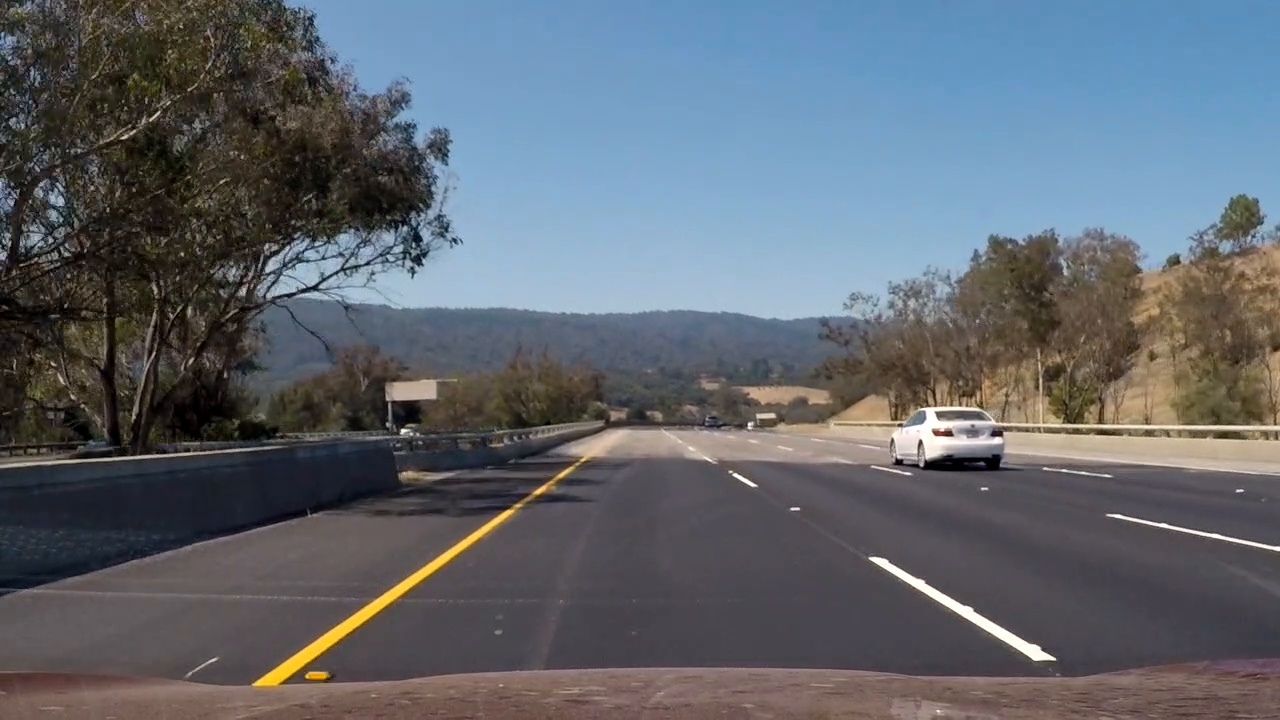
#> input picture test_images/project_video_21.12.jpg, 1280 x 720 px
$ python -i line_tracker.py   (imports and definitions only)   (older library calls are emulated)
#> lines starting #> are read from the running program, lines starting #| are printed output that depends on the picture
import numpy as np
import cv2
import math
import helper

# Define a class to receive the characteristics of each line detection
class Line():
    def __init__(self):
        # was the line detected in the last iteration?
        self.detected = False
        # x values of the last n fits of the line
        self.recent_xfitted = []
        # average x values of the fitted line over the last n iterations
        self.bestx = None
        # polynomial coefficients of the last n fits of the line
        self.recent_fitted = []
        # polynomial coefficients averaged over the last n iterations
        self.best_fit = None
        # polynomial coefficients for the most recent fit
        self.current_fit = [np.array([False])]
        # radius of curvature of the line in some units
        self.radius_of_curvature = None
        # distance in meters of vehicle center from the line
        self.line_base_pos = None
        # # difference in fit coefficients between last and new fits
        # self.diffs = np.array([0,0,0], dtype='float')
        # # x values for detected line pixels
        # self.allx = None
        # # y values for detected line pixels
        # self.ally = None

class LineTracker:
    def __init__(self):
        self.left_line = Line()
        self.right_line = Line()
        self.M = None
        self.Minv = None

    # [33 lines left out: function process, not called in this run]

    def color_and_gradient_filtering(self, img, verbose=0):
        # Convert to HLS color space and separate the S channel
#> called with verbose = 0
        hls = cv2.cvtColor(img, cv2.COLOR_RGB2HLS)
#> hls: shape (720, 1280, 3); mean of channels 0, 1, 2 80.8, 103, 55.5
        l_channel = hls[:,:,1]
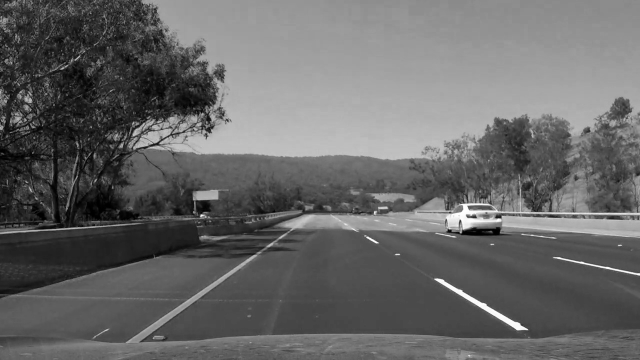
#> l_channel: shape (720, 1280) (shown at 1/2 size); min 0, max 255, mean 103
        s_channel = hls[:,:,2]
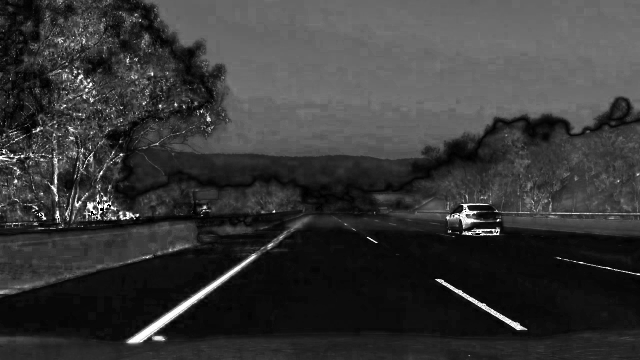
#> s_channel: shape (720, 1280) (shown at 1/2 size); min 0, max 255, mean 55.5

        # Grayscale image
        # NOTE: we already saw that standard grayscaling lost color information for the lane lines
        # Explore gradients in other colors spaces / color channels to see what might work better
        gray = cv2.cvtColor(img, cv2.COLOR_RGB2GRAY)

        # Sobel x
        sobelx = cv2.Sobel(gray, cv2.CV_64F, 1, 0) # Take the derivative in x
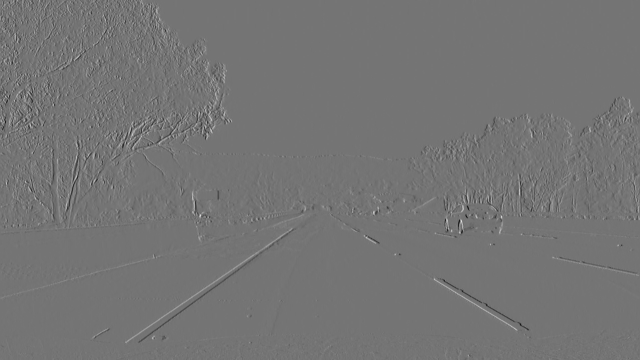
#> sobelx: shape (720, 1280) float64 (shown at 1/2 size); min -625, max 742, mean 0.4; drawn with min black and max white
        abs_sobelx = np.absolute(sobelx) # Absolute x derivative to accentuate lines away from horizontal
        scaled_sobelx = np.uint8(255 * abs_sobelx / np.max(abs_sobelx))

        # Threshold x gradient
        thresh_min = 20
        thresh_max = 100
        binary_sobelx = np.zeros_like(scaled_sobelx)
        binary_sobelx[(scaled_sobelx >= thresh_min) & (scaled_sobelx <= thresh_max)] = 1

        # Threshold color channel
        l_thresh_min = 0
        l_thresh_max = 80
        l_binary = np.zeros_like(l_channel)
        l_binary[(l_channel >= l_thresh_min) & (l_channel <= l_thresh_max)] = 1
        s_thresh_min = 190
        s_thresh_max = 235
        s_binary = np.zeros_like(s_channel)
        s_binary[(s_channel >= s_thresh_min) & (s_channel <= s_thresh_max)] = 1

        # Combine the two binary thresholds
        combined_binary = np.zeros_like(binary_sobelx)
        combined_binary[((l_binary == 0) & (s_binary == 1)) | (binary_sobelx == 1)] = 1

        if verbose >= 4:
            # Plotting thresholded images
            import matplotlib.pyplot as plt

            # Stack each channel to view their individual contributions in green and blue respectively
            # This returns a stack of the two binary images, whose components you can see as different colors
            color_binary_1 = np.dstack((np.zeros_like(binary_sobelx), binary_sobelx, s_binary)) * 255
            color_binary_2 = np.dstack((np.zeros_like(binary_sobelx), np.zeros_like(binary_sobelx), l_binary)) * 255

            f, (ax1, ax2, ax3) = plt.subplots(1, 3, figsize=(20,10))
            ax1.set_title('Stacked thresholds (sobelx, S)')
            ax1.imshow(color_binary_1)
            ax2.set_title('Stacked thresholds (L)')
            ax2.imshow(color_binary_2)
            ax3.set_title('Combined S channel and gradient thresholds')
            ax3.imshow(combined_binary, cmap='gray')
            plt.show()

        # return binary filter
        return combined_binary

    # [473 lines left out: functions get_perspective_transform_parameters, perspective_transform, locate_lane_lines, locate_lane_lines_histogram_search, locate_lane_lines_based_on_last_search, scale and 6 more, not called in this run]

>>> import cv2
>>> picture = cv2.cvtColor(cv2.imread('test_images/project_video_21.12.jpg'), cv2.COLOR_BGR2RGB)
>>> result = LineTracker().color_and_gradient_filtering(picture)
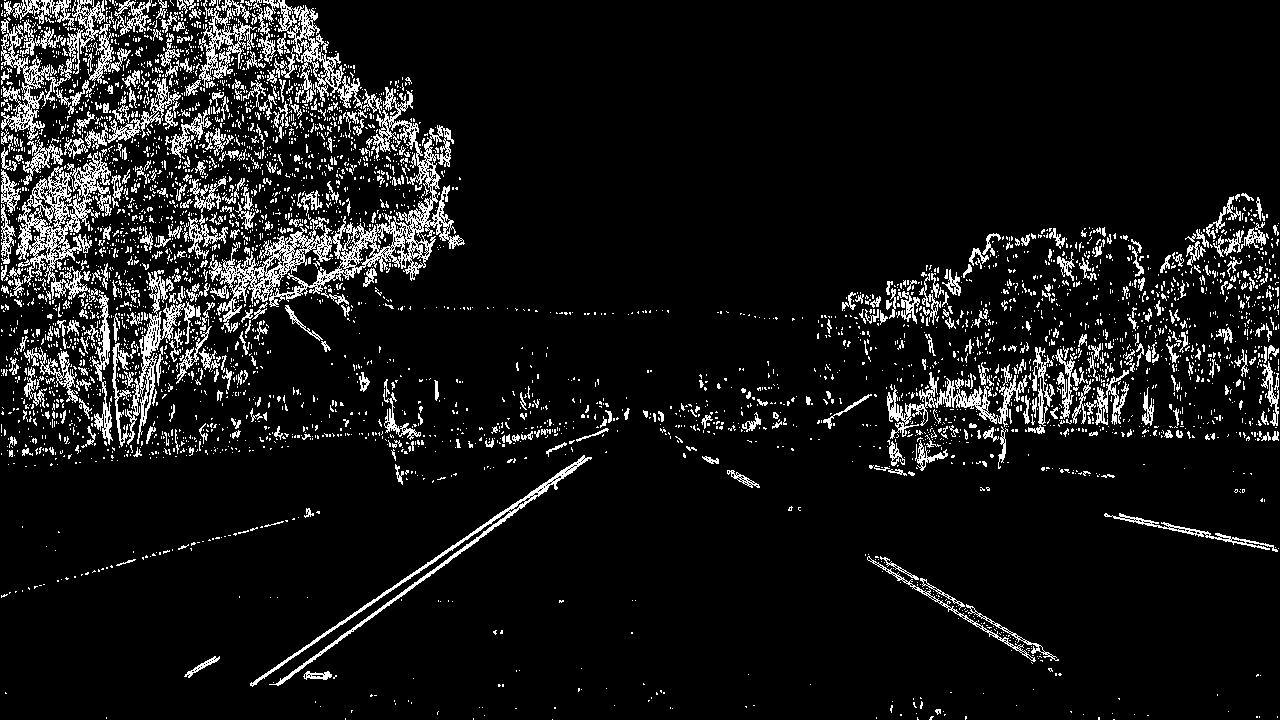
#> result: shape (720, 1280); values 0 (black) and 1 (white), 9.1% white in thin lines or dots

$ run again, on test_images/project_video_21.28.jpg
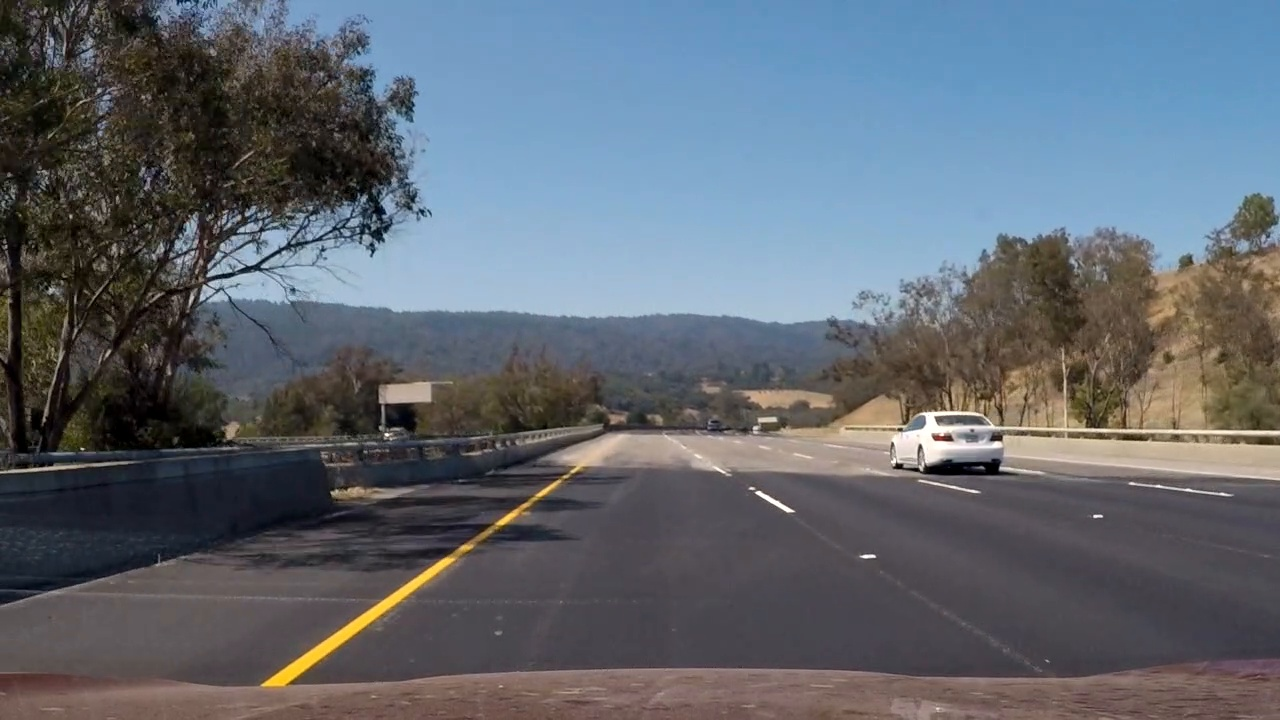
#> input picture test_images/project_video_21.28.jpg, 1280 x 720 px
#> hls: shape (720, 1280, 3); mean of channels 0, 1, 2 82.7, 104.3, 56.6
#> in color_and_gradient_filtering, `sobelx = cv2.Sobel(gray, cv2.CV_64F, 1, 0)`:
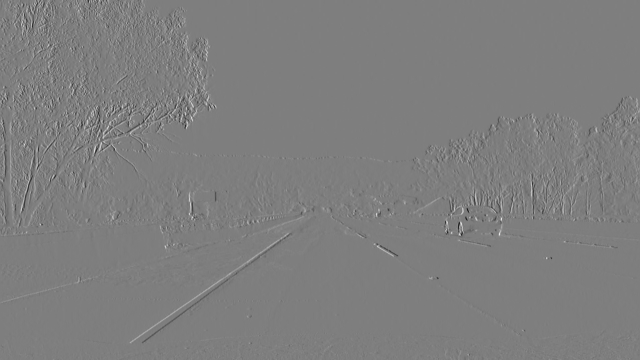
#> sobelx: shape (720, 1280) float64 (shown at 1/2 size); min -660, max 671, mean 0.4; drawn with min black and max white
#> `result = LineTracker().color_and_gradient_filtering(picture)`:
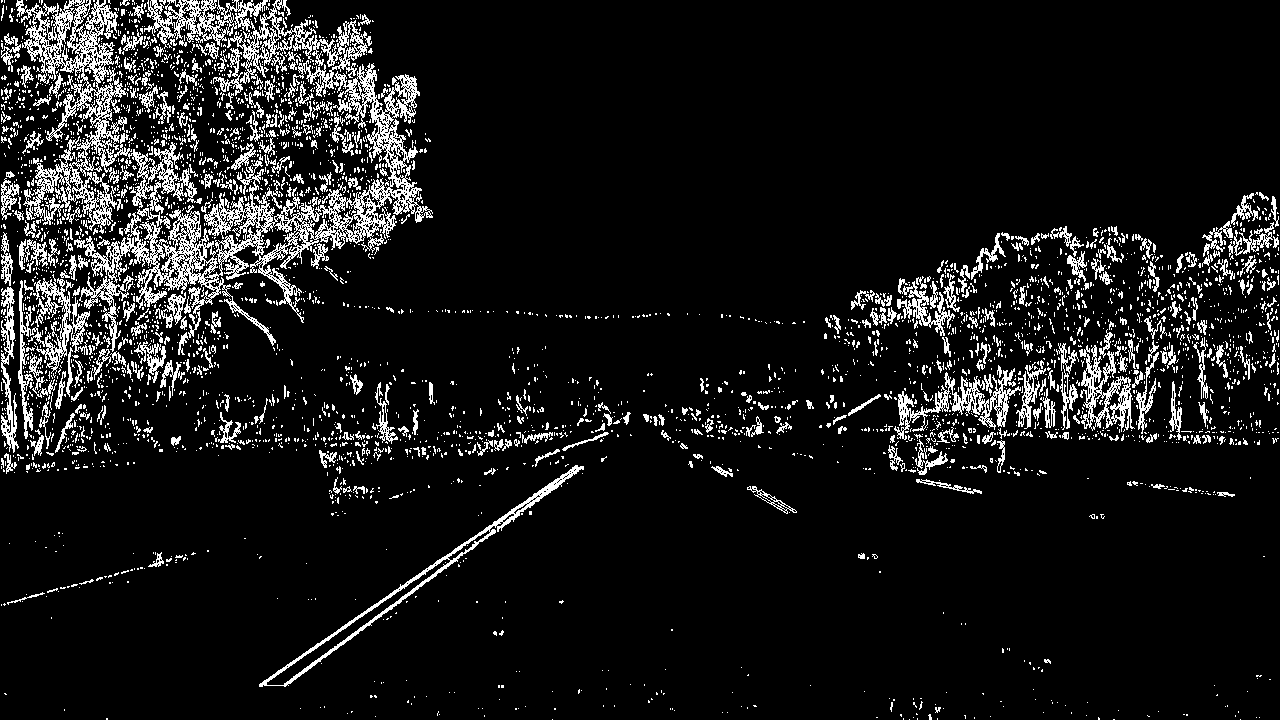
#> result: shape (720, 1280); values 0 (black) and 1 (white), 9.6% white in thin lines or dots

$ run again, on test_images/project_video_21.40.jpg
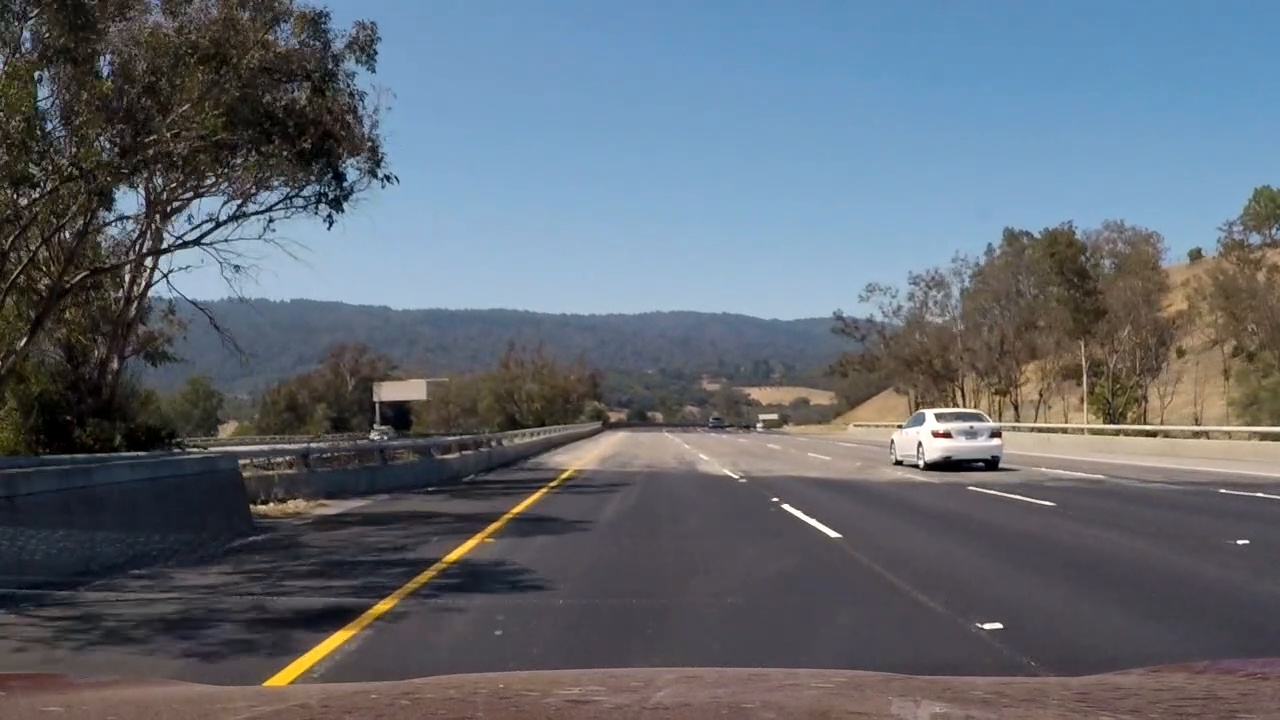
#> input picture test_images/project_video_21.40.jpg, 1280 x 720 px
#> hls: shape (720, 1280, 3); mean of channels 0, 1, 2 82.7, 104.9, 57
#> in color_and_gradient_filtering, `sobelx = cv2.Sobel(gray, cv2.CV_64F, 1, 0)`:
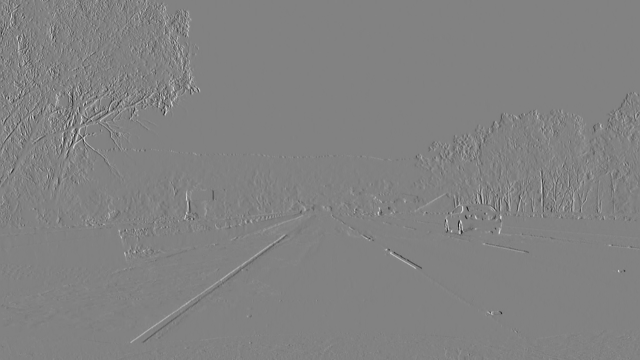
#> sobelx: shape (720, 1280) float64 (shown at 1/2 size); min -689, max 662, mean 0.3; drawn with min black and max white
#> `result = LineTracker().color_and_gradient_filtering(picture)`:
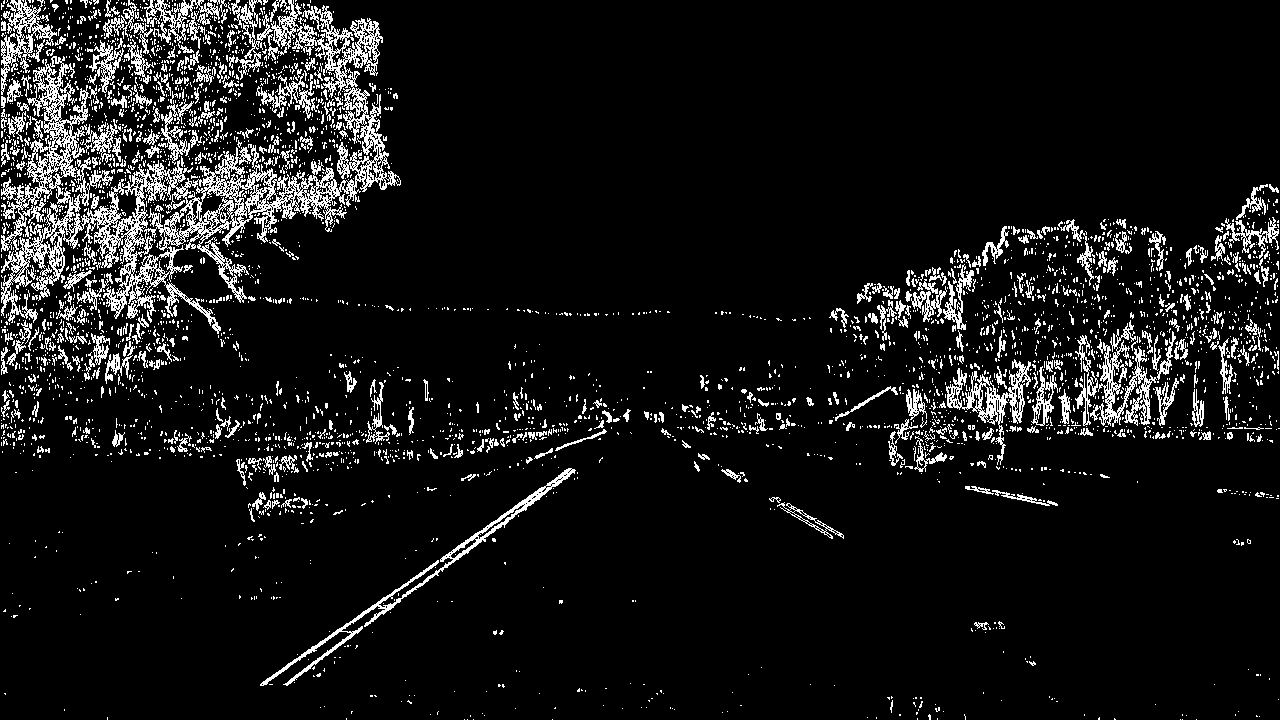
#> result: shape (720, 1280); values 0 (black) and 1 (white), 8.6% white in thin lines or dots
